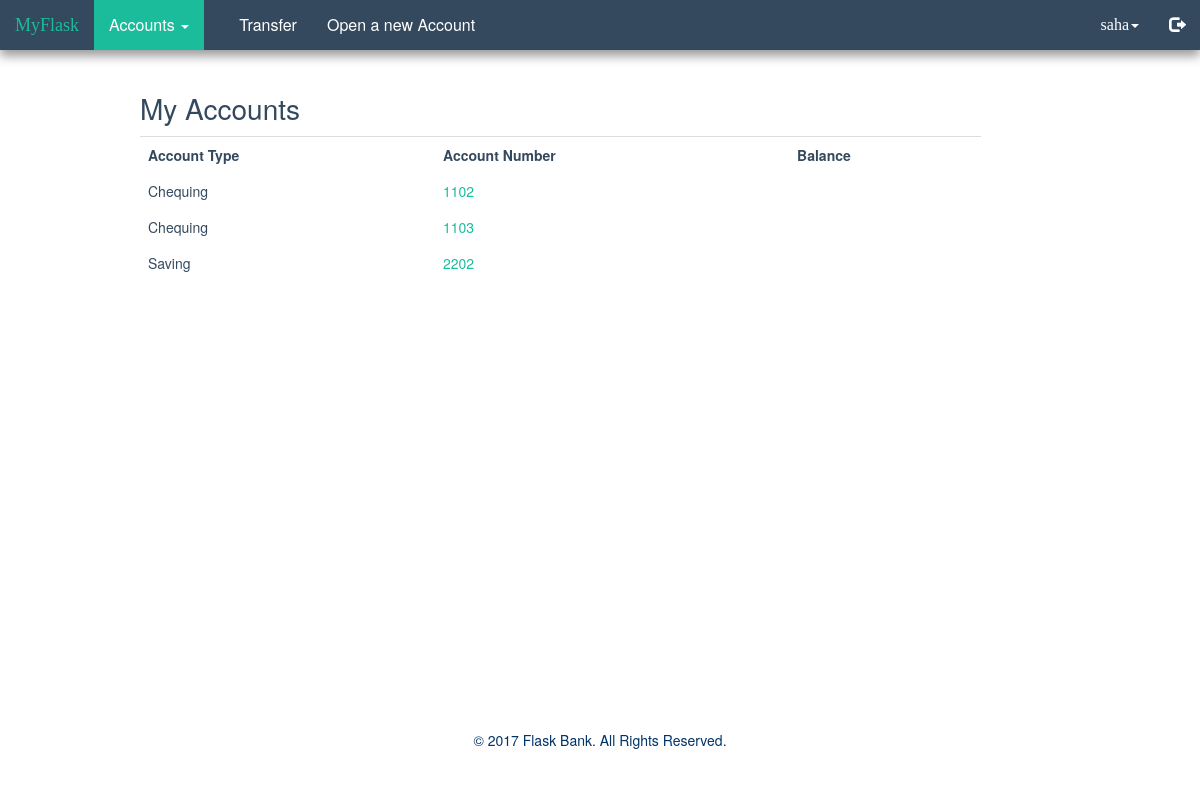
/welcome (signed in), run on the app's committed database.
### tables this page shows
CREATE TABLE "accounts" (
	`userid`	INTEGER,
	`accountNum`	INTEGER,
	`type`	TEXT,
	FOREIGN KEY(`userid`) REFERENCES `users`(`userid`)
);

### app.py (the view)
@app.route('/welcome')
def welcome():
    if session['logged_in'] is True:
        username = session['username']
        userid = get_user_id(username)
        accounts = get_user_accounts(userid)
        return render_template("welcome.html", username=username, accounts=accounts)
    else:
        return redirect(url_for('login'))

### app.py (called while the page is built)
def connect_db():
    return sqlite3.connect(app.database)

def get_user_id(username):
    g.db = connect_db()
    cur = g.db.execute('SELECT userid FROM users WHERE username = "%s"' % username)
    userid = cur.fetchone()[0]
    g.db.close()
    print(userid)
    return userid

def get_user_accounts(userid):
    g.db = connect_db()
    cur = g.db.execute('SELECT * FROM accounts WHERE userid = "%s" ORDER BY type' % userid)
    accounts = [dict(accountNum=row[1], type=row[2]) for row in cur.fetchall()]
    g.db.close()
    print(accounts)
    return accounts

### templates/welcome.html (shortened to what this page needs)
<!DOCTYPE html>
<html>
<head>
  <link rel="stylesheet" href="https://maxcdn.bootstrapcdn.com/bootstrap/3.3.7/css/bootstrap.min.css">
  <link rel="stylesheet" href="static/style.css">
</head>
<body>
  <nav class="navbar navbar-default navbar-fixed-top">
    <div class="container-fluid">
      <div class="navbar-header">
        <a class="navbar-brand" href="/welcome" style="color: #1abc9c; font-family: Georgia">MyFlask</a>
      </div>
      <div class="collapse navbar-collapse" id="bs-example-navbar-collapse-1">
        <ul class="nav navbar-nav">
          <li id="d1" class="dropdown">
            <a href="#" class="dropdown-toggle" data-toggle="dropdown" role="button" aria-haspopup="true" aria-expanded="false">Accounts <span class="caret"></span></a>
          </li>
        </ul>
        <ul class="nav navbar-nav navbar-left" style="margin-left:20px">
          <li><a href="/transfer">Transfer</a></li>
          <li><a href="/newAccount">Open a new Account</a></li>
        </ul>
        <ul class="nav navbar-nav navbar-right">
          <li class="dropdown">
            <a href="#" class="dropdown-toggle" data-toggle="dropdown" role="button" aria-haspopup="true" aria-expanded="false" style="font-family: Georgia">{{ username }}<span class="caret"></span></a>
          </li>
          <li><a href="/logout"><span class="glyphicon glyphicon-log-out"></span></a></li>
        </ul>
  </div>
</div>
</nav>
<div class="container" align='center'>
  <div class="col-lg-offset-1">
  <div class="col-lg-10">
    <table class="table table-response" >
      <caption>My Accounts</caption>
      <tbody>
        <th>Account Type</th>
        <th>Account Number</th>
        <th>Balance</th>
        {% for item in accounts %}
        <tr>
          <td >{{ item.type }}</td>
          <td ><a href="/account/{{ item.accountNum }}">{{ item.accountNum }}</a></td>
          {% endfor%}
        </tbody>
      </table>
    </div>
    <footer class="footer  navbar-fixed-bottom">
      <div class="container">
        <p class="text-muted" align="center" style="margin: 50px 0; color: #003366;">
          &copy;
          Flask Bank. All Rights Reserved.
        </p>
      </div>
    </footer>
  </body>
  </html>

### static/style.css (style rules this page uses)
body { color: #34495e; }
a { color: #1abc9c; }
caption { color: #34495e; font-size: 28px; }
.navbar { background-color: #34495e; border: 0; border-radius: 0; box-shadow: 0 6px 1rem rgba(0, 0, 0, 0.4); }
.navbar-default .navbar-nav>li>a { color: white; font-size: 16px; }
#d1 { color: white; background-color: #1abc9c; }
.container { margin-top: 80px; }
.table>tbody>tr>td { border: 0; }

### data on the page
accounts: type "Chequing", accountNum "1102"
accounts: type "Chequing", accountNum "1103"
accounts: type "Saving", accountNum "2202"

### other printed values
{{ username }} "saha"
